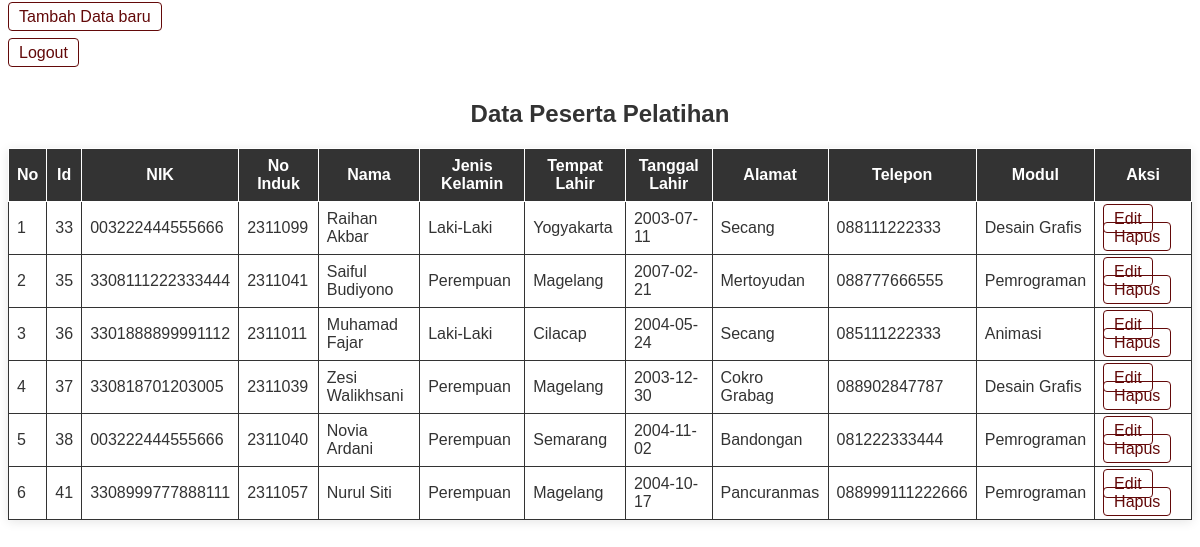
Page /HALAMAN_LOGIN/data_peserta.php on the committed database.
### tables this page shows
CREATE TABLE `data_peserta` (
  `id_peserta` int(100) NOT NULL,
  `nik_peserta` varchar(100) NOT NULL,
  `no_induk_peserta` int(100) NOT NULL,
  `nama` varchar(100) NOT NULL,
  `jenis_kelamin` varchar(100) NOT NULL,
  `tempat_lahir` varchar(100) NOT NULL,
  `tanggal_lahir` date NOT NULL,
  `alamat` varchar(100) NOT NULL,
  `no_telp` varchar(100) NOT NULL,
  `modul_pelatihan` enum('Pemrograman','Desain Grafis','Animasi') NOT NULL
);

### HALAMAN_LOGIN/data_peserta.php (the view, shortened to what this page needs)
<?php
include "koneksi_data.php";
echo "<a href='form_tambahkan.php'>Tambah Data baru</a>";
echo "<a href='index.php'>Logout</a>";
$sql = "SELECT * FROM data_peserta";
$result = $koneksi->query($sql);
$no = 1;
?>
<h2>Data Peserta Pelatihan</h2>
<table>
    <tr>
        <th>No</th>
        <th>Id</th>
        <th>NIK</th>
        <th>No Induk</th>
        <th>Nama</th>
        <th>Jenis Kelamin</th>
        <th>Tempat Lahir</th>
        <th>Tanggal Lahir</th>
        <th>Alamat</th>
        <th>Telepon</th>
        <th>Modul</th>
        <th>Aksi</th>
    </tr>
    <?php while ($row= $result->fetch_assoc()): ?>
        <tr>
            <td><?php echo $no++; ?></td>
            <td><?php echo $row['id_peserta']; ?></td>
            <td><?php echo $row['nik_peserta']; ?></td>
            <td><?php echo $row['no_induk_peserta']; ?></td>
            <td><?php echo $row['nama']; ?></td>
            <td><?php echo $row['jenis_kelamin']; ?></td>
            <td><?php echo $row['tempat_lahir']; ?></td>
            <td><?php echo $row['tanggal_lahir']; ?></td>
            <td><?php echo $row['alamat']; ?></td>
            <td><?php echo $row['no_telp']; ?></td>
            <td><?php echo $row['modul_pelatihan']; ?></td>
            <td>
                <a href="form_edit.php?id=<?php echo $row['id_peserta']; ?>">Edit</a>
                <a href="hapus.php?id=<?php echo $row['id_peserta']; ?>">Hapus</a>
            </td>
        </tr>
    <?php endwhile; ?>
</table>

### HALAMAN_LOGIN/data_peserta.php (style rules this page uses)
h2 { text-align: center; color: #333; margin-bottom: 20px; font-size: 24px; font-weight: bold; }
a { color: #630909; text-decoration: none; padding: 5px 10px; border: 1px solid #630909; transition: background-color 0.3s, color 0.3s; }
table { border-collapse: collapse; width: 100%; margin-top: 20px; background-color: #fff; box-shadow: 0 2px 10px rgba(0, 0, 0, 0.1); }
th, td { border: 1px solid; padding: 8px; text-align: left; }
th { background-color: #333; color: white; text-align: center; }
a { color: ##007BFF; text-decoration: none; padding: 5px 10px; border-radius: 4px; transition: background-color 0.3s, color 0.3s; }

### rows in the picture
data_peserta: id_peserta "33", nik_peserta "003222444555666", no_induk_peserta "2311099", nama "Raihan Akbar", jenis_kelamin "Laki-Laki", tempat_lahir "Yogyakarta", tanggal_lahir "2003-07-11", alamat "Secang", no_telp "088111222333", modul_pelatihan "Desain Grafis"
data_peserta: id_peserta "35", nik_peserta "3308111222333444", no_induk_peserta "2311041", nama "Saiful Budiyono", jenis_kelamin "Perempuan", tempat_lahir "Magelang", tanggal_lahir "2007-02-21", alamat "Mertoyudan", no_telp "088777666555", modul_pelatihan "Pemrograman"
data_peserta: id_peserta "36", nik_peserta "3301888899991112", no_induk_peserta "2311011", nama "Muhamad Fajar", jenis_kelamin "Laki-Laki", tempat_lahir "Cilacap", tanggal_lahir "2004-05-24", alamat "Secang", no_telp "085111222333", modul_pelatihan "Animasi"
data_peserta: id_peserta "37", nik_peserta "330818701203005", no_induk_peserta "2311039", nama "Zesi Walikhsani", jenis_kelamin "Perempuan", tempat_lahir "Magelang", tanggal_lahir "2003-12-30", alamat "Cokro Grabag", no_telp "088902847787", modul_pelatihan "Desain Grafis"
data_peserta: id_peserta "38", nik_peserta "003222444555666", no_induk_peserta "2311040", nama "Novia Ardani", jenis_kelamin "Perempuan", tempat_lahir "Semarang", tanggal_lahir "2004-11-02", alamat "Bandongan", no_telp "081222333444", modul_pelatihan "Pemrograman"
data_peserta: id_peserta "41", nik_peserta "3308999777888111", no_induk_peserta "2311057", nama "Nurul Siti", jenis_kelamin "Perempuan", tempat_lahir "Magelang", tanggal_lahir "2004-10-17", alamat "Pancuranmas", no_telp "088999111222666", modul_pelatihan "Pemrograman"
